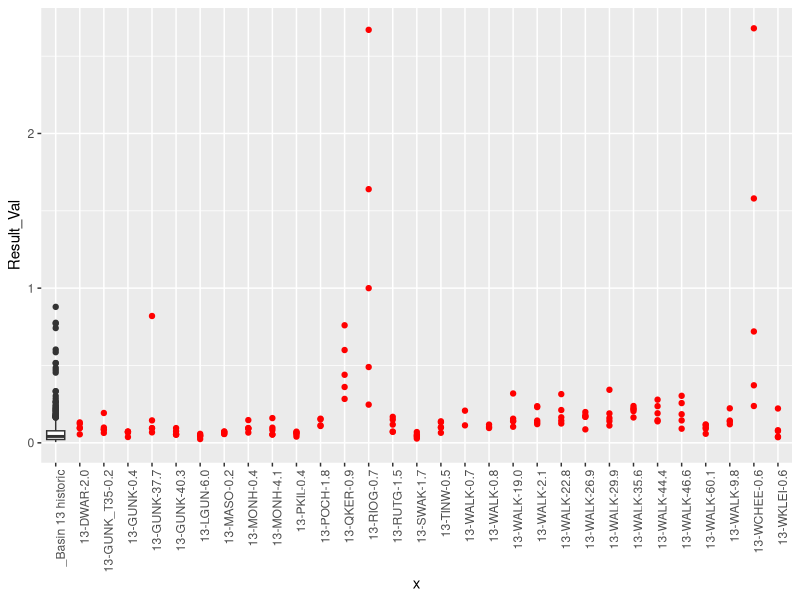
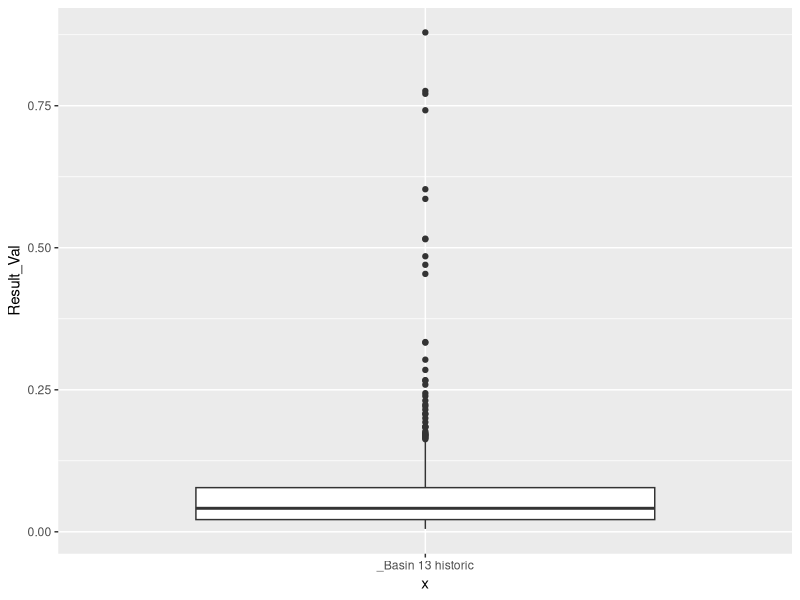

Recreate these plots in R, in order.
## ---- chunk 1
chem.wallkill <- read.csv("data/Wallkill_2018/2018_wallkill_chem_qaqcd-2019-03-29.csv", stringsAsFactors = FALSE, 
                 colClasses = c(fraction="character")
)

chem.basin13 <- read.csv("data/Wallkill_2018/simpleRIBS_basin13.csv", stringsAsFactors = FALSE)
  
unique(chem.wallkill$chemical_name)
sort(unique(chem.basin13$Parameter))

## ---- chunk 2
library(tidyverse)

chem.wallkill.TP <- filter(chem.wallkill, chemical_name %in% "PHOSPHORUS, TOTAL (AS P)")
chem.basin13.TP <- filter(chem.basin13, Parameter %in% c("Phosphorus (total,mg/l)",
                                                          "Phosphorus (NA,mg/l)",
                                                          "PHOSPHORUS, TOTAL (AS P) (total,mg/l)"))

chem.wallkill.N <- filter(chem.wallkill, chemical_name %in% "Nitrogen")
# chem.basin13.N <- filter(chem.basin13, Parameter %in% c("Phosphorus (total,mg/l)",
#...which is total N in historic??


## ---- chunk 3
# Plot historic with 2018 sites
chem.basin13.TP %>%
  ggplot(aes("_Basin 13 historic",Result_Val)) +
  geom_boxplot() +
  scale_y_continuous() +
  geom_point(data = chem.wallkill.TP,aes(SiteID, y=result_value), col="red") +
  theme(axis.text.x = element_text(angle = 90, hjust = 1))

# Plot historic basin only
chem.basin13.TP %>%
  ggplot(aes("_Basin 13 historic",Result_Val)) +
  geom_boxplot() +
  scale_y_continuous()
